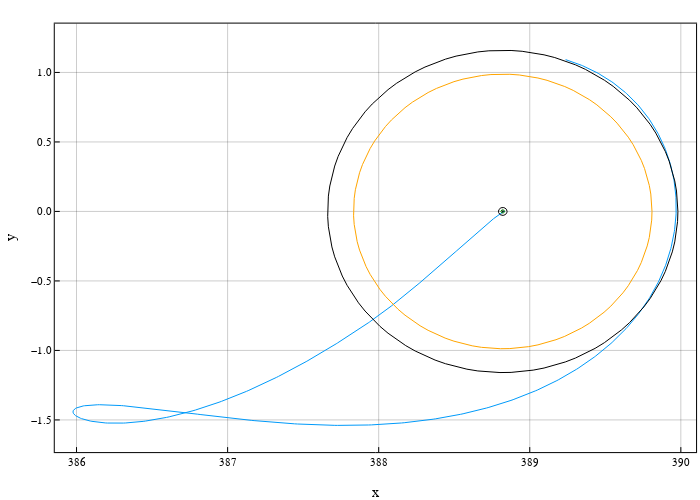

Source (notebook cell):
### Code cell
svf = [x_lpo, y_lpo, z_lpo, vx_lpo, vy_lpo, vz_lpo, 1.0]
tspan = [0, -tof]
params = [
    param3b.mu2, param3b.mus, param3b.as, pi - θsf, param3b.oml, param3b.omb, 
    1.0, 0.0, 0.0, 
    paramMulti.mdot, paramMulti.tmax, dir_func, param3b.tstar
]
prob = ODEProblem(SailorMoon.rhs_bcr4bp_sb1frame2_thrust_bal!, svf, tspan, params)
sol = solve(prob, Tsit5(); reltol=1e-12, abstol=1e-12)


pcart_ = plot(
    size=(700,500), frame_style=:box, aspect_ratio=:equal, grid=0.4, legend=false, xlabel="x", ylabel="y"
);

plot!(pcart_, sol[1,:], sol[2,:])

plot!(pcart_, earth[1,:], earth[2,:], c=:green, lw=1.0, label="earth")
plot!(pcart_, earth_ub[1,:], earth_ub[2,:], c=:black, lw=1.0, label="earth")
plot!(pcart_, earth_lb[1,:], earth_lb[2,:], c=:black, lw=1.0, label="earth")
plot!(pcart_, moon[1,:], moon[2,:], c=:orange, lw=1.0, label="moon")
plot!(pcart_, moon_soi_outer[1,:], moon_soi_outer[2,:], c=:black, lw=1.0, label="moon_soi_outer")
